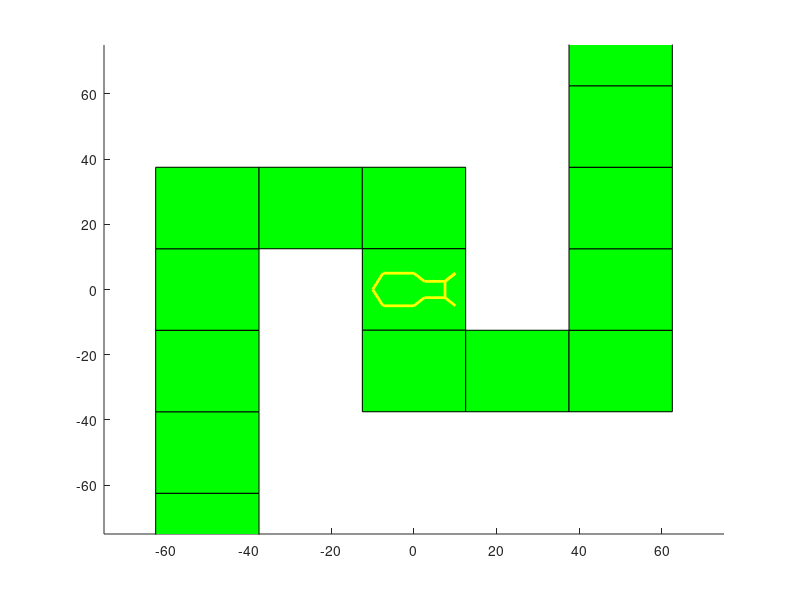

Write the MATLAB code that produced this figure. (Note: this script raises an error after producing the figure.)
function movebug7
clear
clf
close all

global new_verts fverts
x=0;
y=0;

% Code to generate the obstacle course.

% Field is divided into cells of block_size length and width. Each field is
% assigned either red or green as determined by points, which hold the
% centers of the green (clear) cells. Red cells are bad, green cells are
% good.

global block_size;              % size of patch separation
global x_coords y_coords;       % coordinates of all cells
global points;                  % coordinates of green cells

clf
arena_size = 75;
axis([-arena_size arena_size -arena_size arena_size]);
set(gca,'color','r');           % background red

block_size = 25;

x_coords = -arena_size:block_size:arena_size; % x-coords for all cells
y_coords = -arena_size:block_size:arena_size; % y-coords for all cells

arena = figure(1);

% Create points for the centers of cell along path - change as necessary to
% make different paths


points = [-50 -75;
    -50 -50;
    -50 -25;
    -50 0;
    -50 25;
    -25 25
    0 25;
    0 0;
    0 -25;
    25 -25;
    50 -25;
    50 -0;
    50 25;
    50 50;
    50 75];

% Code actually generates patches and displays them on plot
for i = 1:length(points)
    center = repmat(points(i, :), 4, 1);
    delta = [-block_size/2 -block_size/2;...
        -block_size/2 block_size/2;...
        block_size/2 block_size/2;...
        block_size/2 -block_size/2];
    vert = delta + center; % x and y vertex coordinates
    fac = [1 2 3 4]; % vertices to connect to make square
    patch('Faces',fac,'Vertices',vert,'FaceColor','green')
end

draw_robot() % show robot for the first time (no arguments)

t = 0;
DT=.1;
tstop = 300;
tvec = t:DT:tstop;


heading_angle=0;


% Identify the X and Y coordinate of the R and L sensor from the
% robot description
xR = 10;   
yR = -5;
xL = 10;
yL = 5;

draw_robot(x,y, heading_angle);



% Sense color with added noise
lambda(1) = coords_to_color(xL, yL, x_coords, y_coords, points);
lambda(2) = coords_to_color(xR, yR, x_coords, y_coords, points);

lambda_noise = poissrnd(lambda);
colorAll = color_sense(lambda_noise); 

% Compute the magnitude of the sensor info
sensorL = colorAll(:,1);
sensorR = colorAll(:,1);


for k=1:length(tvec) 
    
    %Brain function implementation
    [motorL, motorR] = brain(sensorL, sensorR);

    %Compute left and right velocities
    vel_left = motorL / 50;   
    vel_right = motorR / 50;
    
    heading_angle = heading_angle + atan(((vel_right - vel_left)) / 10); % update heading angle and x,y location of robot
    
    x = x + (vel_left + vel_right)./2 * DT * cos(heading_angle); %change x direction
    y = y + (vel_left + vel_right)./2 * DT * sin(heading_angle); %change y direction

    % Identify the new X and Y coordinate of the R and L sensor from the
    % robot description
    xR = new_verts(1);   
    yR = new_verts(14);
    xL = new_verts(11);
    yL = new_verts(24);
    
    if x>arena_size % have arena wrap on itself
        x=-arena_size;
    end
    if y>arena_size
        y=-arena_size;
    end
    if x<-arena_size
        x=arena_size;
    end
    if y<-arena_size
        y=arena_size;
    end
 
    draw_robot(x,y, heading_angle);
    drawnow
    
    % Sense color with added noise
    lambda(1) = coords_to_color(xL, yL, x_coords, y_coords, points);
    lambda(2) = coords_to_color(xR, yR, x_coords, y_coords, points);

    lambda_noise = poissrnd(lambda);
    colorAll = color_sense(lambda_noise); 

    % Compute the magnitude of the sensor info
    sensorL = colorAll(:,1);
    sensorR = colorAll(:,2);
    
    end


function draw_robot(x,y,heading_angle)
persistent nverts npts verts linewidth color hrobot
global new_verts fverts 

%Persistent variables are local to the function but kept in memory for the
%next function call


if(nargin < 3)
    % initialize
    [verts linewidth color] = robot_coords;
    fverts=verts;
    nverts = size(verts,1);
    npts = size(verts, 2);
    figure(1);
    hold on;
    % Show the robot's current location
    for i=1:nverts
        hrobot(i) = plot(verts(i,1:(npts/2)), verts(i,(npts/2+1):npts),'color',color(i,:),'linewidth',linewidth(i));
    end
    
else
    % redraw the robot in the new configuration
    tmp_verts = verts;
    
    % adjust heading - rotate the entire robot
    cosa = cos(heading_angle);
    sina = sin(heading_angle);
    new_verts(:,1:(npts/2)) =  x + cosa * tmp_verts(:,1:(npts/2)) - sina * tmp_verts(:,(npts/2+1):npts);
    new_verts(:,(npts/2+1):npts) =  y + sina * tmp_verts(:,1:(npts/2)) + cosa * tmp_verts(:,(npts/2+1):npts);
    
    figure(1);
    hold on
    for i=1:nverts
        set(hrobot(i),'xdata',new_verts(i,1:(npts/2)),'ydata',new_verts(i,(npts/2+1):npts));
    end
 
end
%--------------------------------------------------------------------------
% end of draw_robot
%--------------------------------------------------------------------------

%--------------------------------------------------------------------------
% robot_coords
%--------------------------------------------------------------------------
function [verts, width, color] = robot_coords

height=10;
width=5;

% the first set of coordinates are for x, the next set are for y.  All
% hard-coded in current iteration..

c=1;

  
xc=[10. 7.5   2.5  0. -7.5 -10 -7.5 0. 2.5 7.5 10. 7.5 7.5];
yc=[-5.  -2.5 -2.5 -5. -5. 0 5. 5. 2.5 2.5  5.   2.5 -2.5];

verts(c, :) = [xc'; yc'];



width(c) = 2; color(c,:) = [1 1 0]; c=c+1;
%--------------------------------------------------------------------------
% end of robot_coords
%--------------------------------------------------------------------------      

%Function to sense color from the surrounding    
 function output = color_sense(lambda)
    global tune_l
    n1 = f(lambda, tune_l(1)); 
    n2 = f(lambda, tune_l(2)); 
    n3 = f(lambda, tune_l(3)); 
    n4 = f(lambda, tune_l(4)); 
    output = color_net([n1; n2; n3; n4;]); 

% Converts a set of coordinates to the color found in the cell
% Right now it's red or green, can change to wavelengths as necessary
    function [color] = coords_to_color(x, y, xpatches, ypatches, coords)


    xerror = abs(xpatches - x);
    x_center = xpatches(find(min(xerror) == xerror));
    
    yerror = abs(ypatches - y);
    y_center = ypatches(find(min(yerror) == yerror));
    
    for i = 1:length(coords)
        if (coords(i,1) == x_center && coords(i,2)== y_center)
            color = 510;
            return;
        end
    end
    
    color = 700;
    
function [motorL, motorR] = brain(sensorL, sensorR)
  color_names = {'Violet', 'Blue', 'Green', 'Yellow', 'Orange', 'Red'}; % Categories, for reference
  thresh = 0.5; % threshold for detection
  
  % Compute a relationship of sensor input to motor output
  
  %Both sensors sense red
  if(sensorL(6)>thresh && sensorR(6)>thresh)
    motorL = 50 - sensorL(6);
    motorR = 50 - 20*sensorR(6);
  end
  
  %Left sensor senses red and right senses green
  if(sensorL(6)>thresh && sensorR(6)<thresh)
    motorL = 250;
    motorR = 250 - 150*sensorL(6);
  end
  
  %Left sensor senses green and right senses red
  if (sensorL(6)<thresh && sensorR(6)>thresh)
    motorL = 250 - 150*sensorR(6);
    motorR = 250;
  end
  
  %Both sensors sense green
  if (sensorL(6)<thresh && sensorR(6)<thresh)
      motorL = 250 - 150*sensorR(6);
      motorR = 250 - 150*sensorL(6);
  end